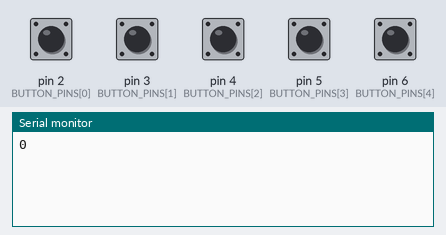
Bench run of a sketch on a simulated Arduino Uno, built with avr-gcc and run on an emulated ATmega328P. On the bench: the last lines printed to the serial monitor. The test bench sets the inputs (shaded band); at power-on: pin 2 (BUTTON_PINS[0]), pin 3 (BUTTON_PINS[1]), pin 4 (BUTTON_PINS[2]), pin 5 (BUTTON_PINS[3]), pin 6 (BUTTON_PINS[4]) HIGH.

Above: at 1.2 s.
1.3 s: pin 2 (BUTTON_PINS[0]) pulled LOW for 0.15 s
At 1.9 s:
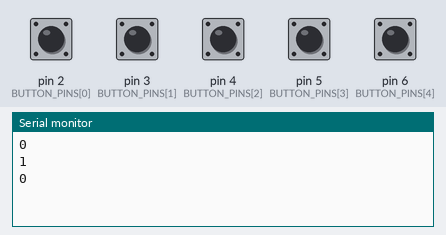
2.9 s: pin 3 (BUTTON_PINS[1]) pulled LOW for 0.15 s
At 4.2 s:
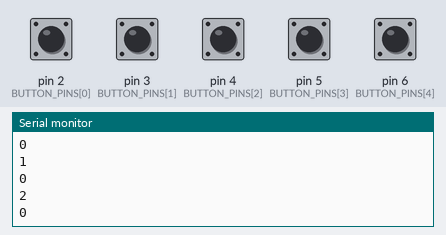
4.5 s: pin 4 (BUTTON_PINS[2]) pulled LOW for 0.15 s
At 5.6 s:
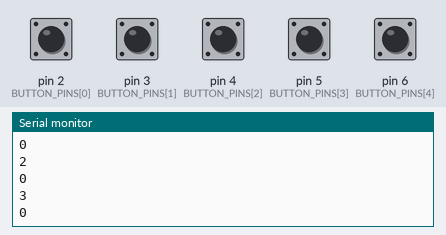
6.1 s: pin 5 (BUTTON_PINS[3]) pulled LOW for 0.15 s
At 7.0 s:
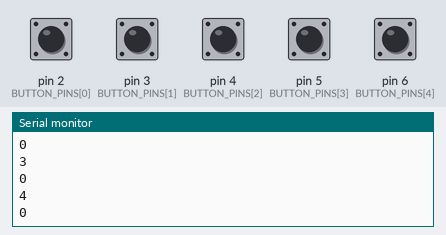
7.7 s: pin 6 (BUTTON_PINS[4]) pulled LOW for 0.15 s
At 9.3 s:
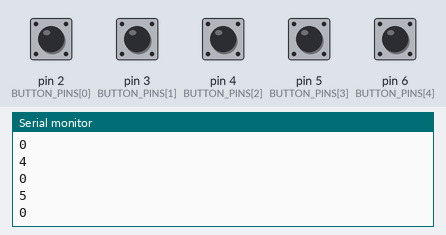
Timing chart, 0 to 10.3 s (numbered marks = the images above; inputs shaded):
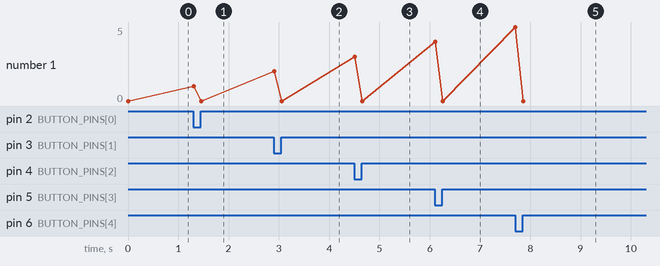

The sketch:

buttons.ino
```cpp
const byte BUTTON_PINS[] = {2, 3, 4, 5, 6};
const byte BUTTON_COUNT = sizeof(BUTTON_PINS) / sizeof(BUTTON_PINS[0]);
int lastButtonState = -1;

void setup() {
	for (byte index = 0; index < BUTTON_COUNT; index++) {
		pinMode(BUTTON_PINS[index], INPUT_PULLUP);
	}
	Serial.begin(9600);
}

void loop() {
	int buttonState = 0;
	for (byte index = 0; index < BUTTON_COUNT; index++) {
		if (digitalRead(BUTTON_PINS[index]) == LOW) {
			buttonState = index + 1;
			break;
		}
	}

	if (buttonState != lastButtonState) {
		Serial.println(buttonState);
		lastButtonState = buttonState;
	}

	delay(10);
}
```

Measured:
- after the input at 1.3 s, the serial monitor: prints a new line at once (image 1)
- after the input at 2.9 s, the serial monitor: prints a new line at once (image 2)
- after the input at 4.5 s, the serial monitor: prints a new line at once (image 3)
- after the input at 6.1 s, the serial monitor: prints a new line at once (image 4)
- after the input at 7.7 s, the serial monitor: prints a new line at once (image 5)
